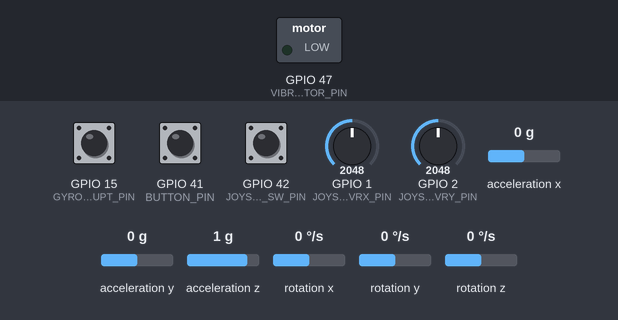
Bench run of a program on a simulated ESP32-S3. Shown: switched loads named in the program (green lamp = pin HIGH). The test bench sets the inputs (shaded band); at power-on: GPIO 41 (BUTTON_PIN) LOW, GPIO 42 (JOYSTICK_SW_PIN) HIGH, GPIO 1 (JOYSTICK_VRX_PIN) = 2048, GPIO 2 (JOYSTICK_VRY_PIN) = 2048, GPIO 15 (GYRO_INTERRUPT_PIN) LOW, acceleration x 0 g, acceleration y 0 g, acceleration z 1 g, rotation x 0 °/s, rotation y 0 °/s, rotation z 0 °/s. The sensor or clock chip raises its interrupt line as the real part does; what the program prints to the serial monitor is not drawn.

Above: at 1.7 s.
1.8 s: GPIO 41 (BUTTON_PIN) pulled HIGH for 0.15 s
At 2.0 s:
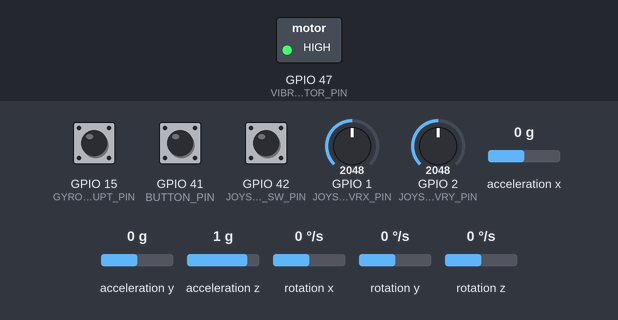
3.7 s: GPIO 42 (JOYSTICK_SW_PIN) pulled LOW for 0.15 s
Timing chart, 0 to 6.7 s (numbered marks = the images above; inputs shaded):
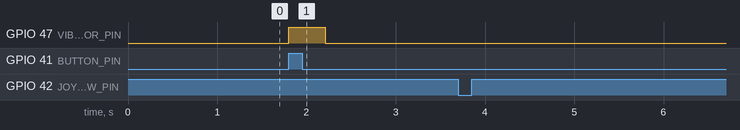

Measured:
- after the input at 1.8 s, GPIO 47 (VIBRATION_MOTOR_PIN): LOW → HIGH at once, → LOW 0.41 s later
- after the input at 3.7 s, every drawn part: stays the same

The program:

main.cpp
```cpp
// (licence header left out)
#include "motion_controller.h"

MotionController controller;

void setup()
{
  controller.init();
}

void loop()
{
  controller.loop();
}
```

Gyroscope.h
```cpp
// (licence header left out)
#ifndef GYROSCOPE_H
#define GYROSCOPE_H

#include "utilities.h"
#include "I2Cdev.h"
#include "MPU6050_6Axis_MotionApps20.h"
#include "Wire.h"


class Gyroscope {
    public:
        /**
         * Initializes the gyroscope and sets up the MPU6050 sensor.
         * This method configures the device settings, enables the DMP (Digital Motion Processor),
         * and prepares the device for reading data.
         */
        void init();


        /**
         * Loop that reads data from mpu6050 sensor every available packet.
         */
        void loop();

        /**
         * Retrieves the current XY values from the gyroscope.
         * @return {GyroData} - A struct containing the current gyroscopic data for the X and Y axis
         */
        GyroData getXY();
    private:
        float screenWidth = 320;
        float screenHeight = 240;
        float sensitivity = 150;

        MPU6050 mpu;
        /**
         * Uncomment "OUTPUT_READABLE_QUATERNION" if you want to see the actual
         * quaternion components in a [w, x, y, z] format (not best for parsing
         * on a remote host such as Processing or something though)
         */
        //#define OUTPUT_READABLE_QUATERNION

        /**
         * Uncomment "OUTPUT_READABLE_EULER" if you want to see Euler angles
         * (in degrees) calculated from the quaternions coming from the FIFO.
         * Note that Euler angles suffer from gimbal lock (for more info, see
         * http://en.wikipedia.org/wiki/Gimbal_lock)
         */
        //#define OUTPUT_READABLE_EULER

        /**
         * Uncomment "OUTPUT_READABLE_YAWPITCHROLL" if you want to see the yaw/
         * pitch/roll angles (in degrees) calculated from the quaternions coming
         * from the FIFO. Note this also requires gravity vector calculations.
         * Also note that yaw/pitch/roll angles suffer from gimbal lock (for
         * more info, see: http://en.wikipedia.org/wiki/Gimbal_lock)
         */
        #define OUTPUT_READABLE_YAWPITCHROLL

        /**
         * Uncomment "OUTPUT_READABLE_REALACCEL" if you want to see acceleration
         * components with gravity removed. This acceleration reference frame is
         * not compensated for orientation, so +X is always +X according to the
         * sensor, just without the effects of gravity. If you want acceleration
         * compensated for orientation, use OUTPUT_READABLE_WORLDACCEL instead.
         */
        //#define OUTPUT_READABLE_REALACCEL

        /**
         * Uncomment "OUTPUT_READABLE_WORLDACCEL" if you want to see acceleration
         * components with gravity removed and adjusted for the world frame of
         * reference (yaw is relative to initial orientation, since no magnetometer
         * is present in this case). Could be quite handy in some cases.
         */
        //#define OUTPUT_READABLE_WORLDACCEL

        // MPU control/status vars
        bool dmpReady = false;  // set true if DMP init was successful
        uint8_t mpuIntStatus;   // holds actual interrupt status byte from MPU
        uint8_t devStatus;      // return status after each device operation (0 = success, !0 = error)
        uint16_t packetSize;    // expected DMP packet size (default is 42 bytes)
        uint16_t fifoCount;     // count of all bytes currently in FIFO
        uint8_t fifoBuffer[64]; // FIFO storage buffer

        // Orientation/motion vars
        Quaternion q;           // [w, x, y, z]         quaternion container
        VectorInt16 aa;         // [x, y, z]            accel sensor measurements
        VectorInt16 aaReal;     // [x, y, z]            gravity-free accel sensor measurements
        VectorInt16 aaWorld;    // [x, y, z]            world-frame accel sensor measurements
        VectorFloat gravity;    // [x, y, z]            gravity vector
        float euler[3];         // [psi, theta, phi]    Euler angle container
        float ypr[3];           // [yaw, pitch, roll]   yaw/pitch/roll container and gravity vector


        /**
         * Clamps a given value within a specified range.
         * If the value is less than the minimum, the minimum is returned. If the value is greater
         * than the maximum, the maximum is returned. Otherwise, the original value is returned.
         *
         * @param {float} value - The value to clamp.
         * @param {float} min - The minimum allowable value.
         * @param {float} max - The maximum allowable value.
         * @return {float} - The clamped value within the specified range.
         */
        static float clamp(float value, float min, float max) {
            if (value < min) return min;   // If value is less than min, return min
            if (value > max) return max;   // If value is greater than max, return max
            return value;                  // Otherwise, return the original value
        }
};
#endif
```

Joystick.h
```cpp
// (licence header left out)
#ifndef JOYSTICK_H
#define JOYSTICK_H

#include "utilities.h"

class Joystick {
    public:
        /**
         * Initializes the joystick by setting up power direction for the x, y and sw pins.
         * This method prepares the joystick for reading input values.
         */
        void init();

        /**
         * Reads the state of the joystick click button.
         * @return {bool} - Returns true if the joystick button is pressed, otherwise false.
         */
        bool readJoystickClick();

        /**
         * Reads the current x and y axis values from the joystick and updates internal data.
         * This method is intended to be called to refresh the joystick position values.
         */
        void readJoystickAxis();

        /**
         * Retrieves the normalized x and y axis values of the joystick.
         * @return {JoystickData} - A struct containing the x and y values normalized to the specified output range.
         */
        JoystickData getAxis();

    private:
        JoystickData data = {0.0f, 0.0f};

        /**
         * Normalizes the raw x and y axis values from the joystick to a specified output range.
         * This method maps the raw input range to a normalized range.
         *
         * @param {int} x - The raw x-axis value from the joystick.
         * @param {int} y - The raw y-axis value from the joystick.
         */
        void normalizeAxis(int x, int y);

        #define RANGE_IN_MIN JOYSTICK_RANGE_IN_MIN
        #define RANGE_IN_MAX JOYSTICK_RANGE_IN_MAX
        #define RANGE_OUT_MIN JOYSTICK_RANGE_OUT_MIN
        #define RANGE_OUT_MAX JOYSTICK_RANGE_OUT_MAX
};


#endif
```

connections.h
```cpp
// (licence header left out)
#ifndef CONNECTIONS_H
#define CONNECTIONS_H

#include "utilities.h"
#include <esp_now.h>
#include <WiFi.h>
#include <esp_wifi.h>

class Connections {
    public:
        void init();
        void sendData(JsonDocument data);
        void getMacAddress();
    private:
        static uint8_t broadcastAddress[6];
        esp_now_peer_info_t peerInfo;

        const int kChannel = 11;

        /**
         * Callback function invoked after data is sent using ESP-NOW.
         * Displays the status of the last packet sent in the serial monitor.
         *
         * @param {uint8_t*} mac_addr - Pointer to the MAC address of the receiver.
         * @param {esp_now_send_status_t} status - Status of the data transmission, either success or failure.
         * Values:
         * - ESP_NOW_SEND_SUCCESS: Transmission was successful.
         * - ESP_NOW_SEND_FAIL: Transmission failed.
         */
        static void OnDataSent(const uint8_t *mac_addr, esp_now_send_status_t status) {
            Serial.print("\r\nLast Packet Send Status:\t");
            Serial.println(status == ESP_NOW_SEND_SUCCESS ? "Delivery Success" : "Delivery Fail");
        }

};
#endif
```

motion_controller.h
```cpp
// (licence header left out)
#ifndef MOTION_CONTROLLER_H
#define MOTION_CONTROLLER_H

#include "utilities.h"
#include "gyroscope.h"
#include "joystick.h"
#include "connections.h"

class MotionController {
    public:
        /**
         * Constructor for the MotionController class.
         * Initializes the Serial monitor.
         */
        MotionController();

        /**
         * Initializes the motion controller's components, including the gyroscope, joystick, and ESP-NOW connection.
         * Sets up tasks for gyroscope reading and controller axis data sending.
         */
        void init();

        /**
         * Main control loop for the MotionController.
         * Continuously read for Button and Joystick click presses.
         */
        void loop();
    private:
        Connections conn;
        Gyroscope gyro;
        Joystick joystick;

        /**
         * Sends trigger input data via ESP-NOW.
         * This method is called when the trigger is pressed, sending the input status.
         */
        void sendTriggerInput();

        /**
         * Sends joystick click data via ESP-NOW.
         * Called when the joystick click is detected, this method sends the click state.
         */
        void sendJoystickClick();

        /**
         * Sends combined controller data, including gyroscope and joystick values, via ESP-NOW.
         */
        void sendControllerData();

        /**
         * Handles button press events and manages cooldown and vibration states.
         * This method ensures that button presses are processed with appropriate delays.
         */
        void handleButtonPress();

        /**
         * Handles joystick click events and manages cooldown.
         * Ensures that repeated clicks are managed with a cooldown period.
         */
        void handleJoystickClick();

        // Trigger configs
        unsigned long lastButtonPressTime = 0;
        bool isVibrating = false;
        bool previousButtonState = LOW;
        const unsigned long kButtonCooldown = 100;
        const unsigned long kVibrationDuration = 400;

        // Joystick click configs
        bool previousJoystickClickState = LOW;
        unsigned long lastJoystickClickTime = 0;
        const unsigned long kJoystickClickCooldown = 100;

        bool buttonPressPending = false;

        TaskHandle_t gyroTaskHandle = NULL;
        #define GYRO_TASK_STACK_SIZE    5000
        #define GYRO_TASK_PRIORITY      1
        #define GYRO_TASK_CORE          0
        #define GYRO_TASK_NAME          "GyroTask"
        /**
         * Task function for reading gyroscope data asynchronously.
         * Continuously calls the gyroscope's loop method with a delay, allowing for asynchronous updates.
         *
         * @param {void*} pvParameters - Pointer to gyroscope instance passed to the task.
         */
        static void gyroTask(void *pvParameters)
        {
            Gyroscope* gyro = static_cast<Gyroscope*>(pvParameters);
            for (;;)
            {
                gyro->loop();
                vTaskDelay(GYRO_DELAY / portTICK_PERIOD_MS);
            }
        }

        TaskHandle_t sendControllerDataTaskHandle = NULL;
        #define SEND_CONTROLLER_TASK_STACK_SIZE    5000
        #define SEND_CONTROLLER_TASK_PRIORITY      1
        #define SEND_CONTROLLER_TASK_CORE          1
        #define SEND_CONTROLLER_TASK_NAME          "ControllerDataTask"
        /**
         * Task function for sending controller data asynchronously.
         * Continuously sends controller data at a specified interval.
         *
         * @param {void*} pvParameters - Pointer to MotionController instance passed to the task.
         */
        static void sendControllerDataTask(void *pvParameters) {
            MotionController *controller = reinterpret_cast<MotionController *>(pvParameters);
            while (true) {
                controller->sendControllerData();
                vTaskDelay(CONTROLLER_DATA_SEND_INTERVAL / portTICK_PERIOD_MS);  // Set appropriate delay
            }
        }
};


#endif
```

utilities.h
```cpp
// (licence header left out)
#ifndef UTILITIES_H
#define UTILITIES_H

#include <Arduino.h>
#include <ArduinoJson.h>

// Pin definitions
#define BUTTON_PIN          41
#define GYRO_INTERRUPT_PIN  15
#define VIBRATION_MOTOR_PIN 47
#define JOYSTICK_VRX_PIN    1
#define JOYSTICK_VRY_PIN    2
#define JOYSTICK_SW_PIN     42

// General settings
#define BAUD_RATE           115200
#define TIMEOUT_DELAY       1000
#define TRIGGER_COOLDOWN    100
#define SMALL_COOLDOWN      10
#define CONTROLLER_DATA_SEND_INTERVAL 20

// Vibration motor settings
#define VIBRATION_MOTOR_MAX     255
#define VIBRATION_MOTOR_MIN     0
#define VIBRATION_COOLDOWN      200

// Joystick settings
#define NORMALIZE_FACTOR_JOYSTICK   100     // 10 = 1 decimal
#define JOYSTICK_RANGE_IN_MIN       0
#define JOYSTICK_RANGE_IN_MAX       4095
#define JOYSTICK_RANGE_OUT_MIN      -1.0
#define JOYSTICK_RANGE_OUT_MAX      1.0
#define JOYSTICK_DEAD_ZONE          0.1
#define JOYSTICK_CLICK_COOLDOWN     100

// Gyroscope settings
#define GYRO_DELAY 50

// Defining the JSON method names
#define TRIGGER_METHOD "trigger"
#define JOYSTICK_CLICK_METHOD "joystickClick"
#define CONTROLLER_AXIS_DATA_METHOD "axisData"


/**
 * @struct GyroData
 * @brief Holds gyroscope data for the x and y axes.
 *
 * This structure is used to store the formatted x and y values obtained from the gyroscope sensor.
 */
struct GyroData {
    int x;
    int y;
};

/**
 * @struct JoystickData
 * @brief Holds joystick data for the x and y axes.
 *
 * This structure is used to store the normalized x and y values obtained from the joystick.
 */
struct JoystickData {
    float x;
    float y;
};


#endif
```

Joystick.cpp
```cpp
// (licence header left out)
#include "joystick.h"

void Joystick::init()
{
    pinMode(JOYSTICK_VRX_PIN, INPUT);
    pinMode(JOYSTICK_VRY_PIN, INPUT);
    pinMode(JOYSTICK_SW_PIN, INPUT_PULLUP);
}

bool Joystick::readJoystickClick()
{
    return !digitalRead(JOYSTICK_SW_PIN);
}

void Joystick::readJoystickAxis()
{
    // Serial.println("X: " + String(analogRead(JOYSTICK_VRX_PIN)) + " Y: " + String(analogRead(JOYSTICK_VRY_PIN)));
    normalizeAxis(analogRead(JOYSTICK_VRX_PIN), analogRead(JOYSTICK_VRY_PIN));
    // Serial.println("X: " + String(data.x) + " Y: " + String(data.y));
}

void Joystick::normalizeAxis(int x, int y)
{
    float nX = (x - RANGE_IN_MIN) * (RANGE_OUT_MAX - RANGE_OUT_MIN) / (RANGE_IN_MAX - RANGE_IN_MIN) + (RANGE_OUT_MIN);
    float nY = (y - RANGE_IN_MIN) * (RANGE_OUT_MAX - RANGE_OUT_MIN) / (RANGE_IN_MAX - RANGE_IN_MIN) + (RANGE_OUT_MIN);

    // Cut off the decimals
    nX = round(nX * NORMALIZE_FACTOR_JOYSTICK) / NORMALIZE_FACTOR_JOYSTICK;
    nY = round(nY * NORMALIZE_FACTOR_JOYSTICK) / NORMALIZE_FACTOR_JOYSTICK;

    if (fabs(nX) < JOYSTICK_DEAD_ZONE) {
        nX = 0.0;
    }
    if (fabs(nY) < JOYSTICK_DEAD_ZONE) {
        nY = 0.0;
    }

    //"-" to prevent inverse vertical controls, storing x as y and y as x to have correct movement
    data = {nY, -nX};
}

JoystickData Joystick::getAxis()
{
    return data;
}
```

connections.cpp
```cpp
// (licence header left out)
#include "connections.h"

// Mac address of the console
uint8_t Connections::broadcastAddress[] = {0x24, 0xDC, 0xC3, 0x4A, 0x5D, 0x00};

void Connections::init()
{
    // Set device as a Wi-Fi Station
    WiFi.mode(WIFI_STA);
    esp_wifi_set_channel(kChannel, WIFI_SECOND_CHAN_NONE);

    // Init ESP-NOW
    if (esp_now_init() != ESP_OK) {
        Serial.println("Error initializing ESP-NOW");
        return;
    }

    // Register CallBack to get the status of sent message.
    esp_now_register_send_cb(OnDataSent);

    // Register peer
    memcpy(peerInfo.peer_addr, broadcastAddress, sizeof(broadcastAddress));
    peerInfo.channel = kChannel;
    peerInfo.encrypt = false;

    // Add peer
    if (esp_now_add_peer(&peerInfo) != ESP_OK){
        Serial.println("Failed to add peer");
        return;
    }
}

void Connections::sendData(JsonDocument data)
{
    // Serialize json to string
    String payload = "";
    serializeJson(data, payload);
    // serializeJson(data, Serial);

    // Send message via ESP-NOW
    esp_err_t result = esp_now_send(broadcastAddress, (uint8_t *) payload.c_str(), payload.length());

    if (result != ESP_OK) {
        Serial.println("Error sending the data");
    } else {
        //Serial.println("Sent with success");
    }
}

void Connections::getMacAddress()
{
    // Get MAC address of the WiFi station interface
    uint8_t baseMac[6];
    esp_read_mac(baseMac, ESP_MAC_WIFI_STA);

    Serial.print("Station MAC: ");
    for (int i = 0; i < 5; i++) {
        Serial.printf("%02X:", baseMac[i]);
    }
    Serial.printf("%02X\n", baseMac[5]);
}
```

Source omitted: Gyroscope.cpp (5337 bytes), motion_controller.cpp (3884 bytes)
